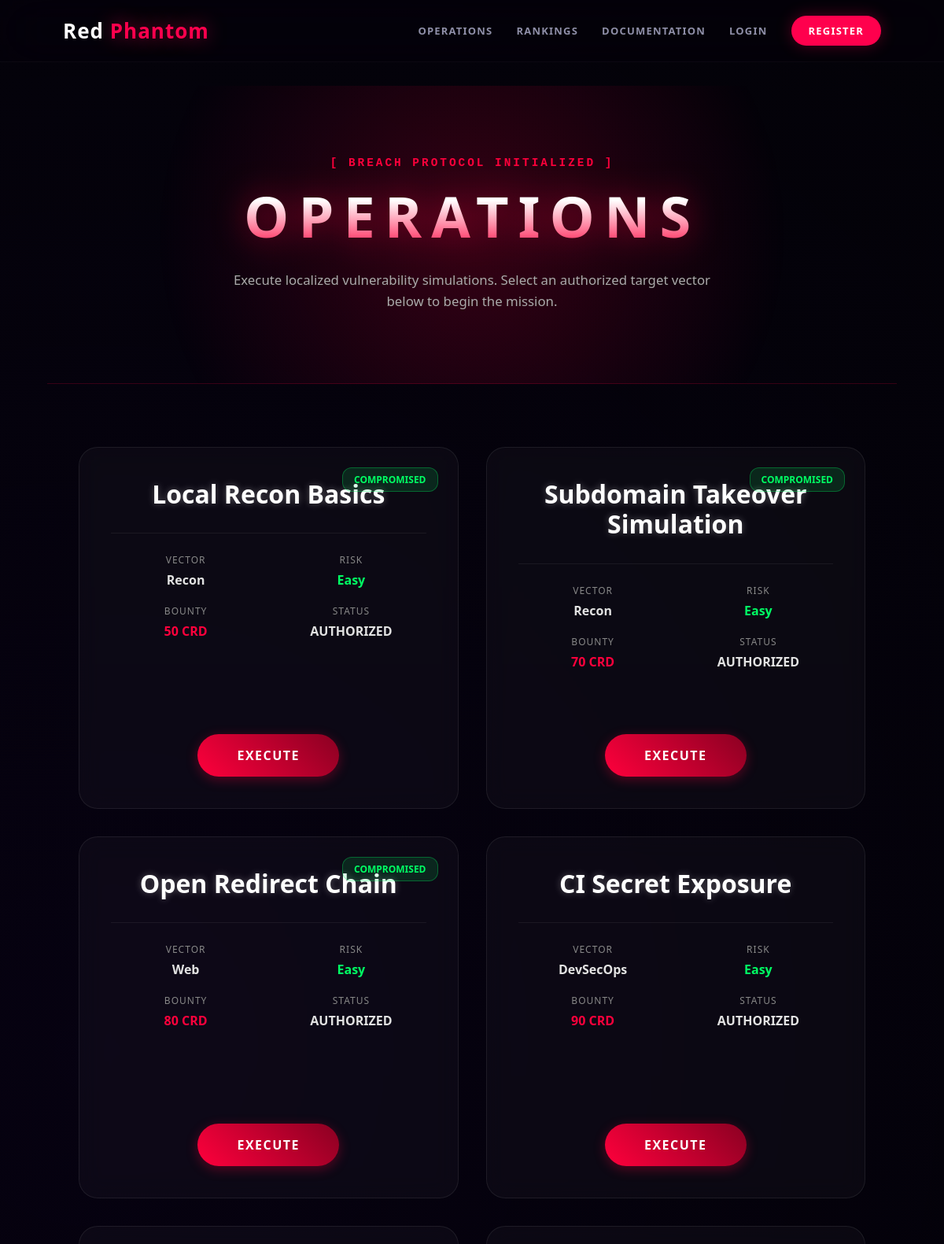
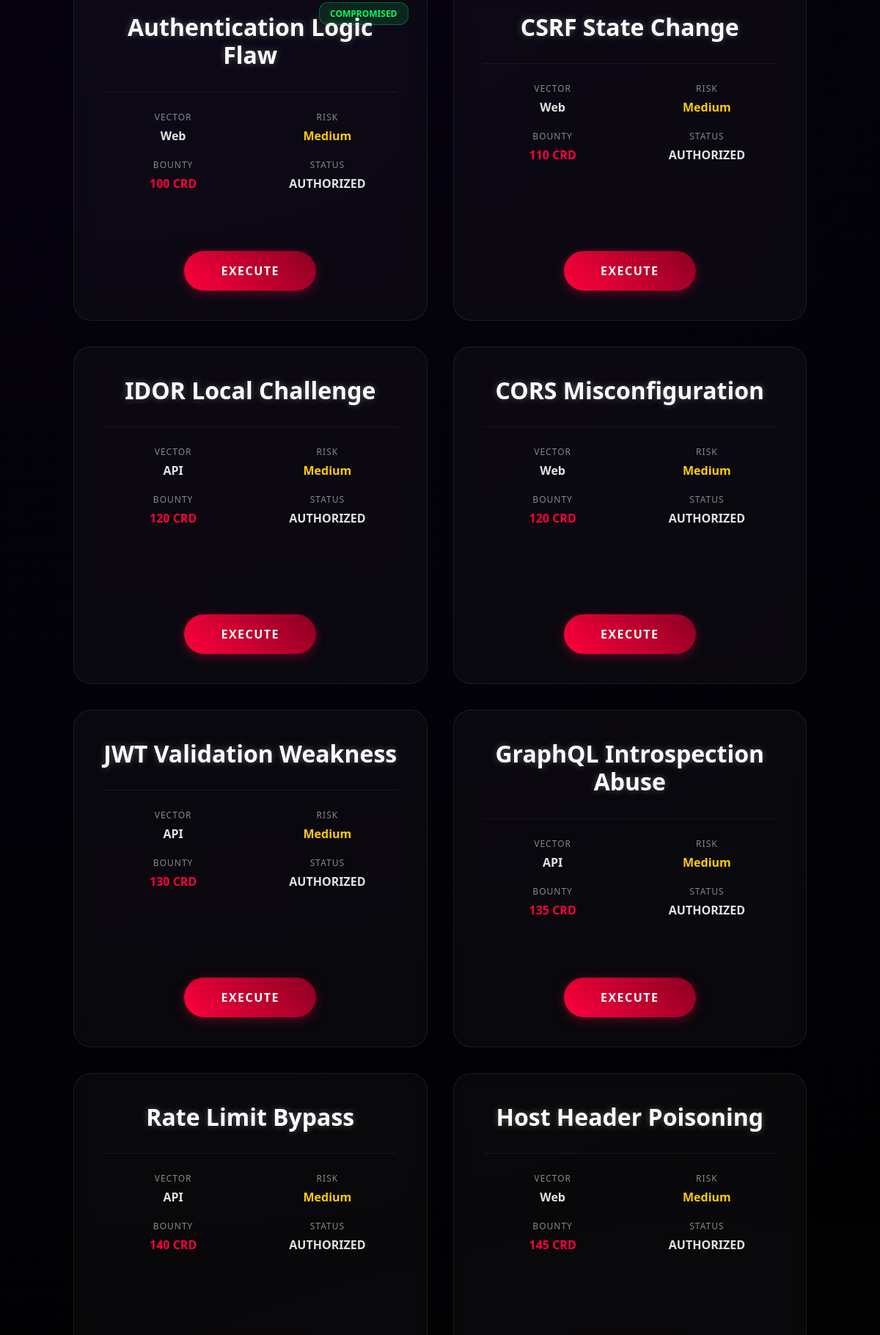
The app's page / (signed in, upper part) with its own data (2 pictures, top to bottom).
### lab/models.py (models this page shows)
class Challenge(db.Model):
    id = db.Column(db.Integer, primary_key=True)
    slug = db.Column(db.String(64), unique=True, nullable=False)
    title = db.Column(db.String(140), nullable=False)
    category = db.Column(db.String(60), nullable=False)
    difficulty = db.Column(db.String(20), nullable=False)
    points = db.Column(db.Integer, nullable=False)
    description = db.Column(db.Text, nullable=False)
    objective = db.Column(db.Text, nullable=False)
    local_target = db.Column(db.Text, nullable=False)
    flag = db.Column(db.String(255), nullable=False)
    solves = db.relationship("Solve", back_populates="challenge", cascade="all, delete-orphan")

### app.py (the view)
@app.get("/")
def index():
    challenges = Challenge.query.order_by(Challenge.points.asc()).all()
    user = current_user()
    solved_ids = set()
    if user:
        solved_ids = {solve.challenge_id for solve in user.solves}
    category_counts = {}
    for challenge in challenges:
        category_counts[challenge.category] = category_counts.get(challenge.category, 0) + 1
    return render_template(
        "index.html",
        challenges=challenges,
        solved_ids=solved_ids,
        category_counts=sorted(category_counts.items(), key=lambda item: item[0]),
        total_points=sum(challenge.points for challenge in challenges),
    )

### app.py (called while the page is built)
def current_user():
    user_id = session.get("user_id")
    if not user_id:
        return None
    return User.query.get(user_id)

@app.context_processor
def inject_user():
    return {"current_user": current_user()}

### templates/index.html (shortened to what this page needs)
{% extends "base.html" %} {% block content %}
<section class="command-center">
  <span class="status-bar">[ BREACH PROTOCOL INITIALIZED ]</span>
  <h2>Operations</h2>
  <p
    style="
      color: #aaa;
      max-width: 650px;
      margin: 20px auto 0 auto;
      font-size: 1.05rem;
      line-height: 1.6;
    "
  >
    Execute localized vulnerability simulations. Select an authorized target
    vector below to begin the mission.
  </p>
</section>
<div class="challenges-grid">
  {% for challenge in challenges %}
  <article class="challenge-card">
    {% if challenge.id in solved_ids %}
    <div class="solved-status">COMPROMISED</div>
    {% endif %}
    <div class="challenge-header">
      <h3>{{ challenge.title }}</h3>
    </div>
    <div class="challenge-content" style="width: 100%">
      <div class="challenge-meta">
        <div class="meta-box">
          <label>VECTOR</label>
          <span>{{ challenge.category }}</span>
        </div>
        <div class="meta-box">
          <label>RISK</label>
          <span
            style="color: {% if challenge.difficulty == 'Easy' %}#00ff64{% elif challenge.difficulty == 'Medium' %}#ffcc00{% else %}#ff003c{% endif %};"
          >
            {{ challenge.difficulty }}
          </span>
        </div>
        <div class="meta-box">
          <label>BOUNTY</label>
          <span style="color: #ff003c">{{ challenge.points }} CRD</span>
        </div>
        <div class="meta-box">
          <label>STATUS</label>
          <span>AUTHORIZED</span>
        </div>
      </div>
    </div>
    <a
      href="{{ url_for('challenge_details', slug=challenge.slug) }}"
      class="btn-launch"
    >
      EXECUTE
    </a>
  </article>
  {% endfor %}
</div>
{% endblock %}

### templates/base.html (style rules this page uses)
* { margin: 0; padding: 0; box-sizing: border-box; font-family: "Segoe UI", sans-serif; }
body { background: radial-gradient( circle at 10% 20%, rgba(91, 0, 255, 0.05) 0%, transparent 40% ), radial-gradient( circle at 90% 80%, rgba(255, 0, 77, 0.06) 0%, transparent 40% ), linear-gradient(180deg, #020205 0%, #000000 100%); background-attachment: fixed; color: #ececf6; min-height: 100vh; overflow-x: hidden; }

### templates/index.html (style rules this page uses)
body { background-color: #070b17; color: #e2e2e2; overflow-x: hidden; }
.command-center { text-align: center; padding: 90px 20px; background: radial-gradient( circle at center, rgba(255, 0, 60, 0.2) 0%, transparent 70% ); position: relative; border-bottom: 1px solid rgba(255, 0, 60, 0.2); margin-bottom: 60px; }
.command-center h2 { font-size: 4.5rem; font-weight: 900; text-transform: uppercase; letter-spacing: 12px; margin: 0; background: linear-gradient(to bottom, #fff 30%, #ff003c 100%); -webkit-background-clip: text; -webkit-text-fill-color: transparent; filter: drop-shadow(0 0 20px rgba(255, 0, 60, 0.5)); }
.status-bar { font-family: "Courier New", monospace; font-size: 0.9rem; color: #ff003c; text-transform: uppercase; letter-spacing: 3px; font-weight: bold; margin-bottom: 10px; display: block; }
.challenges-grid { display: grid; grid-template-columns: repeat(auto-fit, minmax(360px, 1fr)); gap: 35px; padding: 20px 40px; }
.challenge-card { background: rgba(255, 255, 255, 0.03); backdrop-filter: blur(15px); -webkit-backdrop-filter: blur(15px); border: 1px solid rgba(255, 255, 255, 0.08); border-radius: 24px; padding: 40px; display: flex; flex-direction: column; align-items: center; text-align: center; transition: all 0.5s cubic-bezier(0.23, 1, 0.32, 1); position: relative; min-height: 460px; overflow: hidden; }
.challenge-card::after { content: ""; position: absolute; top: 0; left: 0; width: 100%; height: 100%; background: radial-gradient( circle at center, rgba(148, 0, 255, 0.1) 0%, transparent 70% ); opacity: 0; transition: opacity 0.5s; pointer-events: none; }
.challenge-header h3 { font-size: 2rem; color: #fff; margin-bottom: 30px; font-weight: 800; line-height: 1.2; text-shadow: 0 0 10px rgba(255, 255, 255, 0.3); }
.challenge-meta { display: grid; grid-template-columns: 1fr 1fr; gap: 20px; width: 100%; margin-bottom: 40px; padding: 25px 0; border-top: 1px solid rgba(255, 255, 255, 0.06); position: relative; z-index: 1; }
.meta-box label { display: block; font-size: 0.75rem; color: #888; text-transform: uppercase; letter-spacing: 1px; margin-bottom: 6px; }
.meta-box span { font-weight: 700; font-size: 1rem; color: #e2e2e2; }
.btn-launch { display: inline-block; padding: 16px 50px; background: linear-gradient(45deg, #ff003c, #8a0022); color: #fff; text-align: center; text-decoration: none; font-weight: 800; text-transform: uppercase; letter-spacing: 1.5px; border-radius: 50px; transition: all 0.4s ease; border: none; cursor: pointer; position: relative; z-index: 1; margin-top: auto; box-shadow: 0 4px 15px rgba(255, 0, 60, 0.3); }
.solved-status { position: absolute; top: 25px; right: 25px; font-size: 0.75rem; font-weight: 800; color: #00ff64; text-transform: uppercase; background: rgba(0, 255, 100, 0.12); padding: 6px 14px; border-radius: 12px; border: 1px solid rgba(0, 255, 100, 0.3); z-index: 1; }

### records on screen
Challenge: shows "COMPROMISED", title "Local Recon Basics", category "Recon", difficulty "Easy", points "50"
Challenge: shows "COMPROMISED", title "Subdomain Takeover Simulation", category "Recon", difficulty "Easy", points "70"
Challenge: shows "COMPROMISED", title "Open Redirect Chain", category "Web", difficulty "Easy", points "80"
Challenge: title "CI Secret Exposure", category "DevSecOps", difficulty "Easy", points "90"
Challenge: shows "COMPROMISED", title "Authentication Logic Flaw", category "Web", difficulty "Medium", points "100"
Challenge: title "CSRF State Change", category "Web", difficulty "Medium", points "110"
Challenge: title "IDOR Local Challenge", category "API", difficulty "Medium", points "120"
Challenge: title "CORS Misconfiguration", category "Web", difficulty "Medium", points "120"
Challenge: title "JWT Validation Weakness", category "API", difficulty "Medium", points "130"
Challenge: title "GraphQL Introspection Abuse", category "API", difficulty "Medium", points "135"
Challenge: title "Rate Limit Bypass", category "API", difficulty "Medium", points "140"
Challenge: title "Host Header Poisoning", category "Web", difficulty "Medium", points "145"
